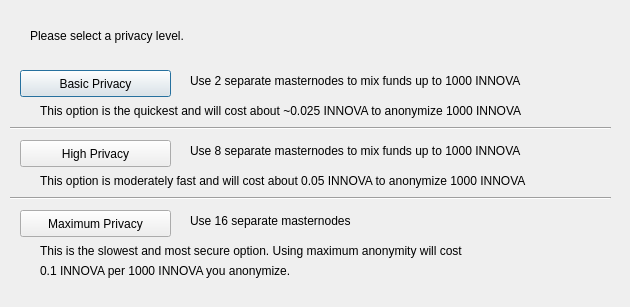
<?xml version="1.0" encoding="UTF-8"?>
<ui version="4.0">
 <class>DarksendConfig</class>
 <widget class="QDialog" name="DarksendConfig">
  <property name="geometry">
   <rect>
    <x>0</x>
    <y>0</y>
    <width>630</width>
    <height>307</height>
   </rect>
  </property>
  <property name="windowTitle">
   <string>Configure PrivateSend</string>
  </property>
  <widget class="QPushButton" name="buttonBasic">
   <property name="geometry">
    <rect>
     <x>20</x>
     <y>70</y>
     <width>151</width>
     <height>27</height>
    </rect>
   </property>
   <property name="text">
    <string>Basic Privacy</string>
   </property>
  </widget>
  <widget class="QPushButton" name="buttonHigh">
   <property name="geometry">
    <rect>
     <x>20</x>
     <y>140</y>
     <width>151</width>
     <height>27</height>
    </rect>
   </property>
   <property name="text">
    <string>High Privacy</string>
   </property>
  </widget>
  <widget class="QPushButton" name="buttonMax">
   <property name="geometry">
    <rect>
     <x>20</x>
     <y>210</y>
     <width>151</width>
     <height>27</height>
    </rect>
   </property>
   <property name="text">
    <string>Maximum Privacy</string>
   </property>
  </widget>
  <widget class="QLabel" name="label">
   <property name="geometry">
    <rect>
     <x>30</x>
     <y>20</y>
     <width>571</width>
     <height>31</height>
    </rect>
   </property>
   <property name="text">
    <string>Please select a privacy level.</string>
   </property>
  </widget>
  <widget class="QLabel" name="label_2">
   <property name="geometry">
    <rect>
     <x>190</x>
     <y>70</y>
     <width>421</width>
     <height>21</height>
    </rect>
   </property>
   <property name="text">
    <string>Use 2 separate masternodes to mix funds up to 1000 INNOVA</string>
   </property>
  </widget>
  <widget class="QLabel" name="label_3">
   <property name="geometry">
    <rect>
     <x>190</x>
     <y>140</y>
     <width>411</width>
     <height>21</height>
    </rect>
   </property>
   <property name="text">
    <string>Use 8 separate masternodes to mix funds up to 1000 INNOVA</string>
   </property>
  </widget>
  <widget class="QLabel" name="label_4">
   <property name="geometry">
    <rect>
     <x>190</x>
     <y>210</y>
     <width>421</width>
     <height>21</height>
    </rect>
   </property>
   <property name="text">
    <string>Use 16 separate masternodes</string>
   </property>
  </widget>
  <widget class="QLabel" name="label_6">
   <property name="geometry">
    <rect>
     <x>40</x>
     <y>100</y>
     <width>561</width>
     <height>21</height>
    </rect>
   </property>
   <property name="text">
    <string>This option is the quickest and will cost about ~0.025 INNOVA to anonymize 1000 INNOVA</string>
   </property>
  </widget>
  <widget class="QLabel" name="label_7">
   <property name="geometry">
    <rect>
     <x>40</x>
     <y>170</y>
     <width>561</width>
     <height>21</height>
    </rect>
   </property>
   <property name="text">
    <string>This option is moderately fast and will cost about 0.05 INNOVA to anonymize 1000 INNOVA</string>
   </property>
  </widget>
  <widget class="QLabel" name="label_8">
   <property name="geometry">
    <rect>
     <x>40</x>
     <y>240</y>
     <width>561</width>
     <height>21</height>
    </rect>
   </property>
   <property name="text">
    <string>This is the slowest and most secure option. Using maximum anonymity will cost</string>
   </property>
  </widget>
  <widget class="QLabel" name="label_9">
   <property name="geometry">
    <rect>
     <x>40</x>
     <y>260</y>
     <width>561</width>
     <height>21</height>
    </rect>
   </property>
   <property name="text">
    <string>0.1 INNOVA per 1000 INNOVA you anonymize.</string>
   </property>
  </widget>
  <widget class="Line" name="line">
   <property name="geometry">
    <rect>
     <x>10</x>
     <y>120</y>
     <width>601</width>
     <height>16</height>
    </rect>
   </property>
   <property name="orientation">
    <enum>Qt::Horizontal</enum>
   </property>
  </widget>
  <widget class="Line" name="line_2">
   <property name="geometry">
    <rect>
     <x>10</x>
     <y>190</y>
     <width>601</width>
     <height>16</height>
    </rect>
   </property>
   <property name="orientation">
    <enum>Qt::Horizontal</enum>
   </property>
  </widget>
 </widget>
 <resources/>
 <connections/>
</ui>
